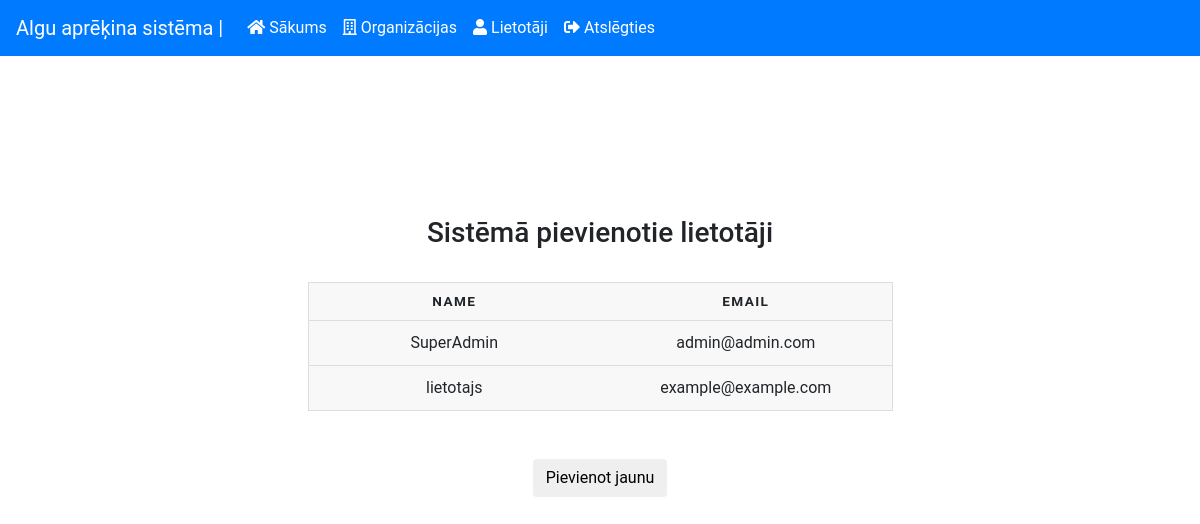
/user-view.php (signed in), run on an earlier commit of the app's database.
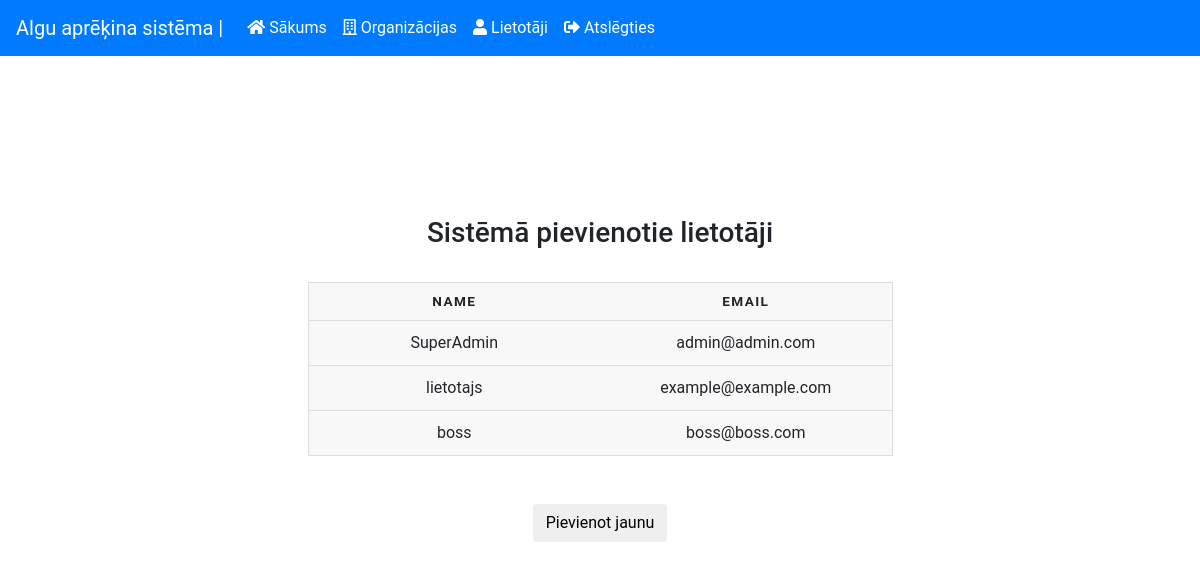
And on a later commit of the database.
### tables this page shows
CREATE TABLE `users` (
  `id` int(11) NOT NULL,
  `username` varchar(255) NOT NULL,
  `email` varchar(255) NOT NULL,
  `password` varchar(255) NOT NULL,
  `register_date` date NOT NULL,
  `last_login` datetime NOT NULL,
  `notes` varchar(255) NOT NULL,
  `role` varchar(10) NOT NULL DEFAULT 'User',
  `org_key` int(11) DEFAULT NULL
);

### includes/Role.php (called while the page is built, shortened)
<?php
class Role{
    private $con;
    function __construct(){
        include_once("database/db.php");
        $db = new Database();
        $this->con = $db ->connect();
    }
    public function superAdmin(){
        $userId = $_SESSION["userid"];
        $result = $this->con->prepare("
                SELECT role
                FROM users
                WHERE id = $userId
        ");
        $result->execute();
        $result->store_result();
        $result->bind_result($userRole);
        if ($userRole == "Superadmin" ){
            return true;
        }
    }
}

### database/db.php (called while the page is built, shortened)
<?php
class Database
{
  public function connect(){
    $this->con = new Mysqli(HOST, USER, PASS, DB);
    if ($this->con) {
      return $this->con;
    }
    return "DATABASE_CONNECTION_FAIL";
  }
}
 ?>

### includes/user.php (the view, shortened to what this page needs)
<?php
class User
{
  public function loadUsersInTable(){
      include_once("database/db.php");
      include_once("includes/Role.php");
      $db = new Database;
      $role = new Role;
      $this ->con = $db->connect();
      if($role->superAdmin()){
          $res = $this->con->query("SELECT * FROM `users` ORDER BY `id` ASC");
          foreach($res as $row){
              $username = $row["username"];
              $email = $row["email"];
              echo '<tr>
                    <td>'.$username.'</td>
                    <td>'.$email.'</td>
                    </tr>';
          }
      }
}
}

What changed in the data, as far as the page shows it:
added users: username "boss", email "boss@boss.com"
